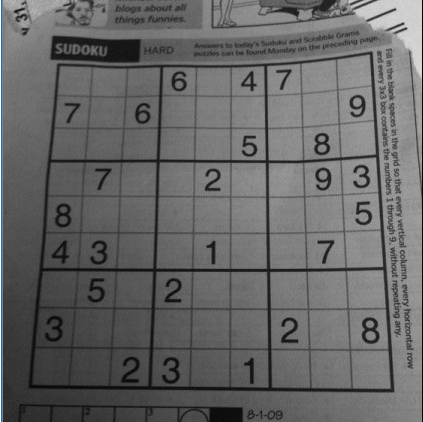
#> input picture 6.图片素材/shudu.png, 423 x 422 px, found by its file name
$ python '任务7-边缘检测滑动块.py'
#> lines starting #> are read from the running program, lines starting #| are printed output that depends on the picture; after the words box and inside, x2 and y2 are one past the last pixel; in counts of white or black regions, pixels touching at a corner belong together
import cv2
import numpy as np

# 回调函数，x表示滑块位置
def nothing(x):
    pass

cv2.namedWindow('image')
# 创建两个滑动条
cv2.createTrackbar('MAX','image',0,1500,nothing)
cv2.createTrackbar('MIN','image',0,1500,nothing)

img = cv2.imread('shudu.png', 0)
#> img: shape (422, 423); min 0, max 255, mean 102.1
#对比度增强
img_bright = cv2.convertScaleAbs(img,alpha=2.7,beta=0)
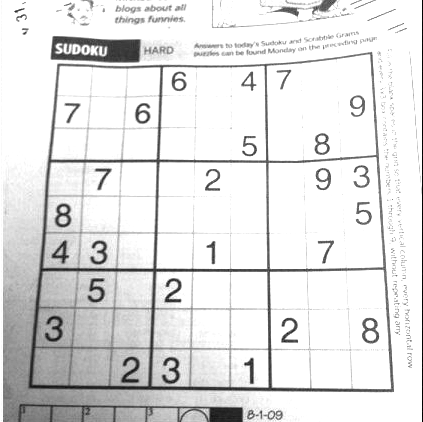
#> img_bright: shape (422, 423); min 0, max 255, mean 225.7

while(True):
    max = cv2.getTrackbarPos('MAX','image')
    min = cv2.getTrackbarPos('MIN','image')
    _,thresh = cv2.threshold(img_bright,0,255,cv2.THRESH_BINARY + cv2.THRESH_OTSU)
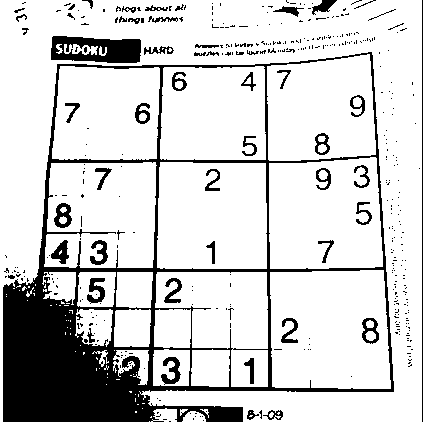
#> thresh: shape (422, 423); 81.8% white; 407 black regions (353 under 20 px), largest, box (x1, y1, x2, y2) and area: (3, 52, 394, 422) 23853, (51, 36, 141, 63) 1765, (422, 0, 423, 422) 422
    edges = cv2.Canny(thresh,min,max)
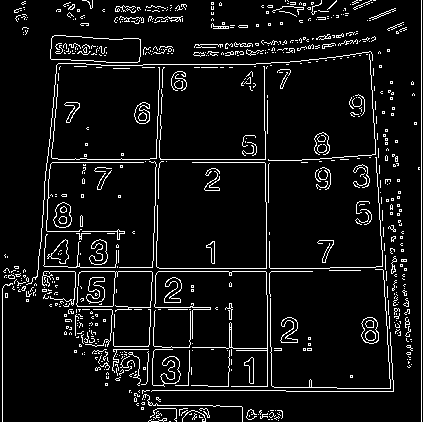
#> edges: shape (422, 423); 7.2% white in thin lines or dots
    cv2.imshow('image',edges)
    if cv2.waitKey(1) == ord('q'):
#> (key q is pressed here)
        break

$ run again, with 6.图片素材/13.png copied over 6.图片素材/shudu.png
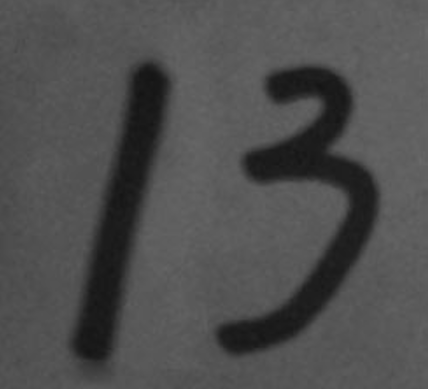
#> input picture 6.图片素材/13.png, 428 x 389 px, found by its file name
#> img is the input picture: shape (389, 428); min 20, max 106, mean 78.7
#> `_,thresh = cv2.threshold(img_bright,0,255,cv2.THRESH_BINARY + cv2.THRE..`:
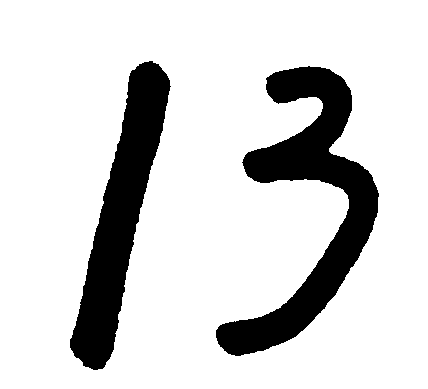
#> thresh: shape (389, 428); 83.5% white; 2 black regions, box (x1, y1, x2, y2) and area: (216, 66, 379, 356) 15387, (70, 61, 171, 370) 12077
#> `edges = cv2.Canny(thresh,min,max)`:
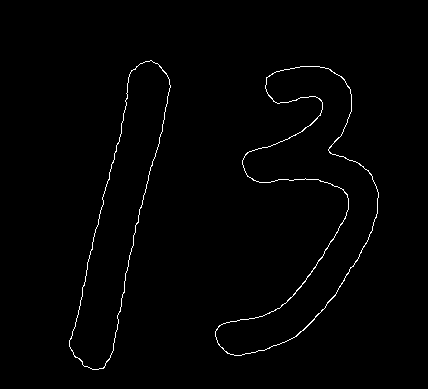
#> edges: shape (389, 428); 1% white in thin lines or dots, all inside (x1, y1, x2, y2) = (69, 60, 379, 370)

$ run again, with 6.图片素材/face.png copied over 6.图片素材/shudu.png
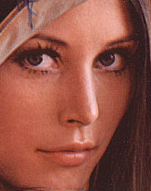
#> input picture 6.图片素材/face.png, 151 x 191 px, found by its file name
#> `_,thresh = cv2.threshold(img_bright,0,255,cv2.THRESH_BINARY + cv2.THRE..`:
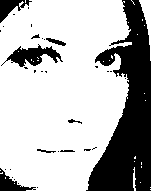
#> thresh: shape (191, 151); 71.8% white; 33 black regions (24 under 20 px), largest, box (x1, y1, x2, y2) and area: (86, 0, 151, 191) 6636, (1, 44, 63, 67) 628, (0, 0, 32, 23) 317
#> `edges = cv2.Canny(thresh,min,max)`:
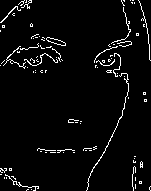
#> edges: shape (191, 151); 4% white in thin lines or dots
